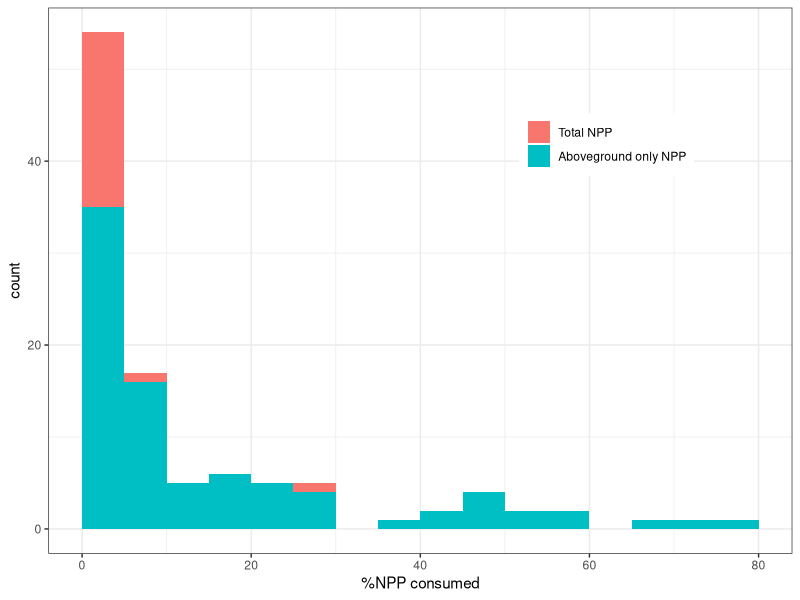

Here is the R script that generated this plot:
library(tidyverse)

consumption <- read_tsv("data/consumption_CebrianLatigue2004.txt", na = ".")

consumption$`ecosystem type` %>% table(useNA = "a")

consumption <- consumption %>% filter(`ecosystem type` == "terrestrial")

consumption <- consumption %>% filter(!is.na(`%NPP consumed`))

consumption$`community type` %>% table

consumption$`%NPP consumed`

any(str_detect(consumption$reference, "\\*\\*"))

consumption$compartment <- ifelse(str_detect(consumption$reference, "\\*"), "above.below", "above.only")

tab <- consumption %>% group_by(compartment) %>% summarise(med = median(`%NPP consumed`),
                                                           q75 = quantile(`%NPP consumed`, 0.75),
                                                           min = min(`%NPP consumed`),
                                                           max = max(`%NPP consumed`),
                                                           n = n())
tab

ggplot(consumption, aes(`%NPP consumed`, fill = compartment)) +
  geom_histogram(breaks = seq(0,80,5)) +
  theme_bw() +
  scale_fill_discrete(name = NULL, labels = c("Total NPP", "Aboveground only NPP")) +
  theme(legend.position = c(.75, .75))
